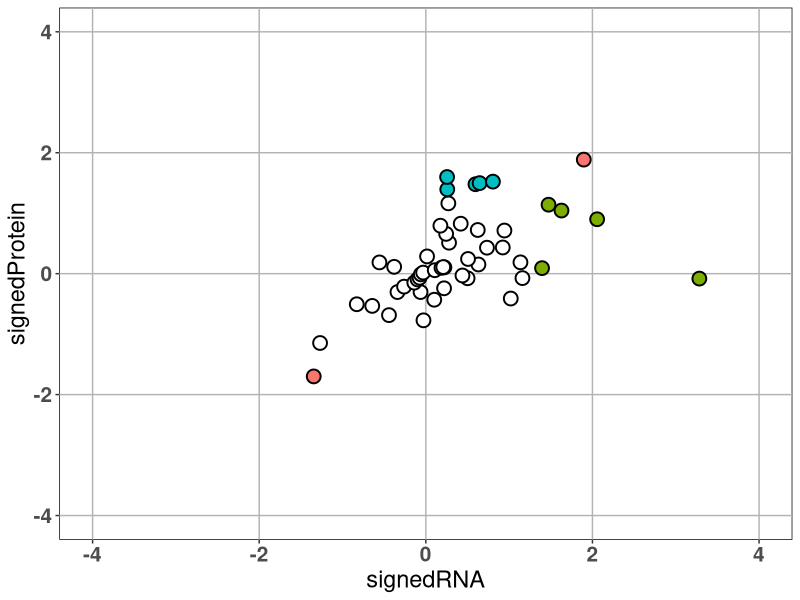

This chart was generated by the following R code:
library(ggplot2)
library(reshape2)
library(dplyr)
library(ggrepel)
library(gridExtra)

df = read.table("input05_EstrogenIntensity.txt", header=T, sep="\t")
head(df)

df$Color <- factor(df$Color, levels=c("RNA:Protein", "RNA:NA", "NA:Protein", "NA:NA"))




results<-ggplot(df, aes(x=signedRNA, y=signedProtein, label=Label, fill=Color)) +
  geom_point(size=4,shape=21, stroke=1, colour="black")+
  scale_x_continuous(limits = c(-4, 4), breaks = c(-4, -2, 0, 2, 4))+
  scale_y_continuous(limits = c(-4, 4), breaks = c(-4, -2, 0, 2, 4))+
  #geom_text_repel(aes(label=Label), size=3.2, max.overlaps = Inf)+
  theme(
    panel.background = element_rect(fill = "white", colour = "black"),
    panel.grid.major = element_line("grey70"),
    panel.grid.minor = element_blank(),
    #panel.border = element_blank(),
    legend.position = "none",
    plot.title = element_text(hjust=0.5, face = "bold", size=20),
    axis.text.x = element_text(size=15, face = "bold"),
    axis.text.y = element_text(size=15, face = "bold"),
    axis.title.y = element_text(size=17),
    axis.title.x = element_text(size=17))+
  scale_fill_manual(values=c("#F8766D","#7CAE00","#00BFC4","white"))

results

